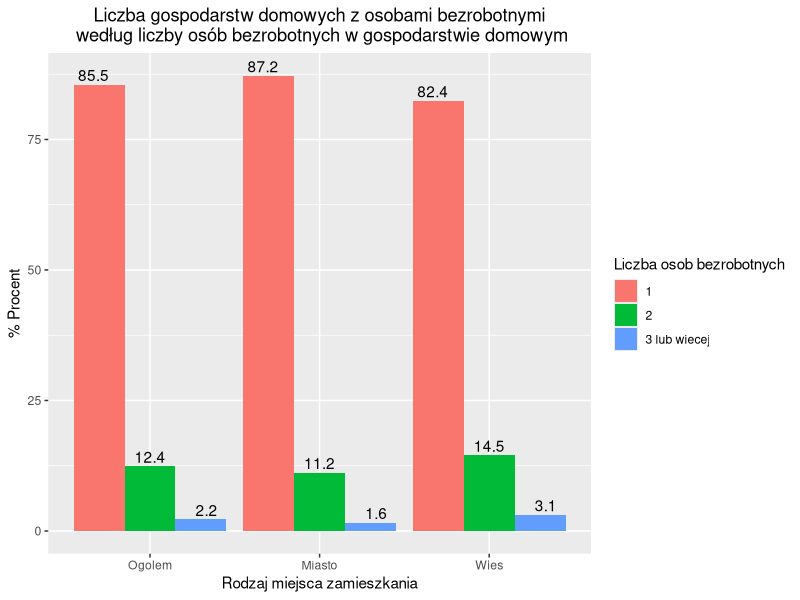
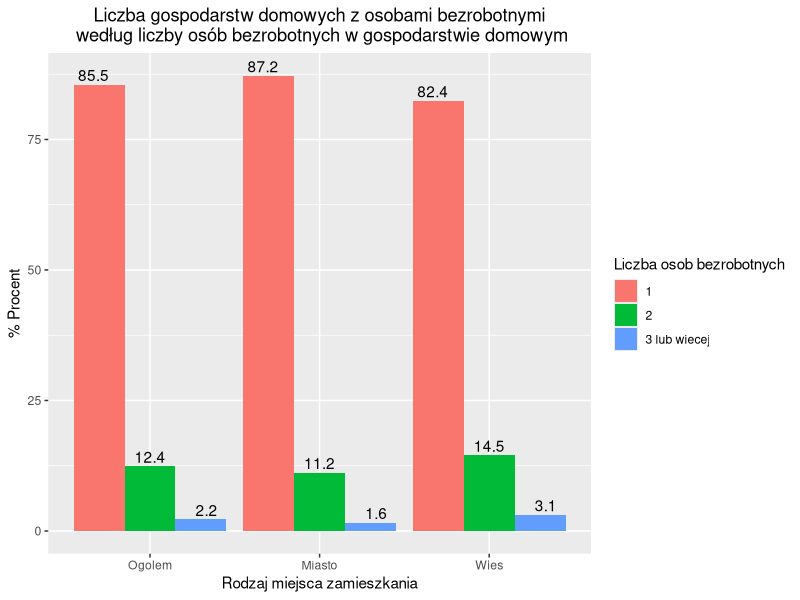

The R source for these figures, in order:
## ---- chunk 1
knitr::opts_chunk$set(echo = TRUE)
library(ggplot2)

data <- data.frame(plec = rep(c("Ogolem", "Miasto", "Wies"), each = 3),
                   liczba_osob_bezrobotnych = rep(rev(c("3 lub wiecej", "2", "1")), 3), proc = c(85.5, 12.4, 2.2, 87.2, 11.2, 1.6, 82.4, 14.5, 3.1)) 
data$plec <- factor(data$plec, levels = c("Ogolem", "Miasto", "Wies"))
data$liczba_osob_bezrobotnych <-  factor(data$liczba_osob_bezrobotnych, levels = rev(c("3 lub wiecej", "2", "1")))
plot <- ggplot(data, aes(x = plec, y = proc, fill = liczba_osob_bezrobotnych)) + geom_bar(stat = "identity", position = "dodge") + geom_text(aes(label = proc), position=position_dodge(width = 1), vjust = -0.3) + ggtitle(" Liczba gospodarstw domowych z osobami bezrobotnymi \n według liczby osób bezrobotnych w gospodarstwie domowym") + theme(plot.title = element_text(hjust = 0.5, lineheight = NULL))

plot$labels[2] <-  "Rodzaj miejsca zamieszkania" 
plot$labels[3] <-  "% Procent"       
plot$labels[4] <-  "Liczba osob bezrobotnych"       
plot

## ---- chunk 2
plot
